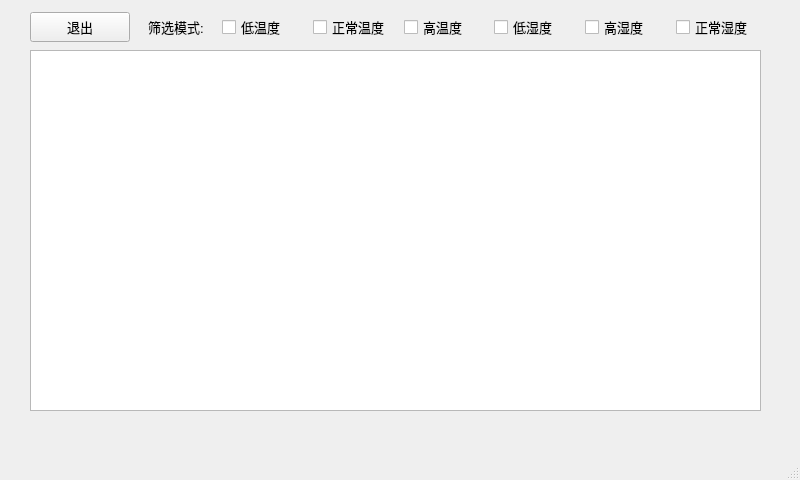
<?xml version="1.0" encoding="UTF-8"?>
<ui version="4.0">
 <class>selectData</class>
 <widget class="QMainWindow" name="selectData">
  <property name="geometry">
   <rect>
    <x>0</x>
    <y>0</y>
    <width>800</width>
    <height>480</height>
   </rect>
  </property>
  <property name="windowTitle">
   <string>selectData</string>
  </property>
  <property name="styleSheet">
   <string notr="true">#selectData{border-image: url(:/images/6.jpg);}</string>
  </property>
  <widget class="QWidget" name="centralwidget">
   <widget class="QTableView" name="tableView">
    <property name="geometry">
     <rect>
      <x>30</x>
      <y>50</y>
      <width>731</width>
      <height>361</height>
     </rect>
    </property>
   </widget>
   <widget class="QLabel" name="bottom">
    <property name="geometry">
     <rect>
      <x>20</x>
      <y>420</y>
      <width>551</width>
      <height>191</height>
     </rect>
    </property>
    <property name="text">
     <string>TextLabel</string>
    </property>
   </widget>
   <widget class="QWidget" name="layoutWidget">
    <property name="geometry">
     <rect>
      <x>30</x>
      <y>10</y>
      <width>731</width>
      <height>34</height>
     </rect>
    </property>
    <layout class="QHBoxLayout" name="horizontalLayout_3">
     <item>
      <layout class="QHBoxLayout" name="horizontalLayout_2">
       <item>
        <widget class="QPushButton" name="exitButton">
         <property name="minimumSize">
          <size>
           <width>80</width>
           <height>0</height>
          </size>
         </property>
         <property name="maximumSize">
          <size>
           <width>100</width>
           <height>30</height>
          </size>
         </property>
         <property name="font">
          <font>
           <pointsize>10</pointsize>
          </font>
         </property>
         <property name="text">
          <string>退出</string>
         </property>
        </widget>
       </item>
       <item>
        <widget class="QLabel" name="label">
         <property name="maximumSize">
          <size>
           <width>80</width>
           <height>16777215</height>
          </size>
         </property>
         <property name="font">
          <font>
           <pointsize>10</pointsize>
          </font>
         </property>
         <property name="text">
          <string>筛选模式:</string>
         </property>
         <property name="alignment">
          <set>Qt::AlignmentFlag::AlignCenter</set>
         </property>
        </widget>
       </item>
       <item>
        <layout class="QHBoxLayout" name="horizontalLayout">
         <item>
          <widget class="QCheckBox" name="cB_LowTemp">
           <property name="font">
            <font>
             <pointsize>10</pointsize>
            </font>
           </property>
           <property name="text">
            <string>低温度</string>
           </property>
           <attribute name="buttonGroup">
            <string notr="true">fliterMode</string>
           </attribute>
          </widget>
         </item>
         <item>
          <widget class="QCheckBox" name="cB_NormalTemp">
           <property name="font">
            <font>
             <pointsize>10</pointsize>
            </font>
           </property>
           <property name="text">
            <string>正常温度</string>
           </property>
           <attribute name="buttonGroup">
            <string notr="true">fliterMode</string>
           </attribute>
          </widget>
         </item>
         <item>
          <widget class="QCheckBox" name="cB_HighTemp">
           <property name="font">
            <font>
             <pointsize>10</pointsize>
            </font>
           </property>
           <property name="text">
            <string>高温度</string>
           </property>
           <attribute name="buttonGroup">
            <string notr="true">fliterMode</string>
           </attribute>
          </widget>
         </item>
         <item>
          <widget class="QCheckBox" name="cB_LowHum">
           <property name="font">
            <font>
             <pointsize>10</pointsize>
            </font>
           </property>
           <property name="text">
            <string>低湿度</string>
           </property>
           <attribute name="buttonGroup">
            <string notr="true">fliterMode</string>
           </attribute>
          </widget>
         </item>
         <item>
          <widget class="QCheckBox" name="cB_HighHum">
           <property name="font">
            <font>
             <pointsize>10</pointsize>
            </font>
           </property>
           <property name="text">
            <string>高湿度</string>
           </property>
           <attribute name="buttonGroup">
            <string notr="true">fliterMode</string>
           </attribute>
          </widget>
         </item>
         <item>
          <widget class="QCheckBox" name="cB_NormalHum">
           <property name="font">
            <font>
             <pointsize>10</pointsize>
            </font>
           </property>
           <property name="text">
            <string>正常湿度</string>
           </property>
           <attribute name="buttonGroup">
            <string notr="true">fliterMode</string>
           </attribute>
          </widget>
         </item>
        </layout>
       </item>
      </layout>
     </item>
    </layout>
   </widget>
  </widget>
  <widget class="QStatusBar" name="statusbar"/>
  <widget class="QMenuBar" name="menubar">
   <property name="geometry">
    <rect>
     <x>0</x>
     <y>0</y>
     <width>800</width>
     <height>24</height>
    </rect>
   </property>
  </widget>
 </widget>
 <resources/>
 <connections/>
 <buttongroups>
  <buttongroup name="fliterMode">
   <property name="exclusive">
    <bool>false</bool>
   </property>
  </buttongroup>
 </buttongroups>
</ui>
